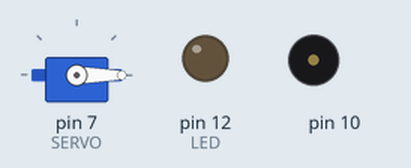
Simulated run of this sketch. Board: Arduino Uno, built with avr-gcc and run on an emulated ATmega328P. On the bench: servo, output pins drawn as LEDs (lit = HIGH), buzzer (waves = sounding). What the sketch prints to the serial monitor is not drawn.

Above: at 0.05 s.
Timing chart, 0 to 13.0 s (numbered marks = the images above):
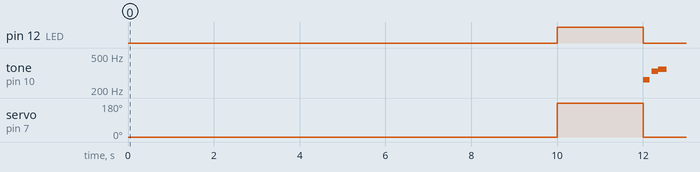

The sketch:

ServoMillisRotation.ino
```cpp
#include <Servo.h>

#define LED 12
#define SERVO 7
#define PIEZO 10

unsigned long currentTime;
unsigned long previousTime = 0;
Servo servo;


void setup() {
  Serial.begin(9600);

  pinMode(LED, OUTPUT);
  servo.attach(SERVO);
  pinMode(10,OUTPUT);

  servo.write(0); //Calibrando o Servo na posição 0 graus
}


void loop() {
  currentTime = millis();
  if(currentTime - previousTime > 10000){  // para 4 horas: 14,400,000
    previousTime = currentTime;
    Serial.print("Dispensando...   ");
    dispenser();
    som();
    Serial.println("Feito!");
  }
}


// ========= Dispenser =========

void dispenser() {
  servo.write(180);
  digitalWrite(LED, HIGH);
  delay(2000);
  servo.write(0);
  digitalWrite(LED, LOW);
}

// ========= Som ===============
void som() {
  tone(10,262,150); //DO
  delay(200);
  tone(10,330,200); //MI
  delay(150);
  tone(10,349,200); //FA
}
```

Measured:
- by itself, pin 12 (LED): alternates HIGH for 2.0 s and LOW for 8.0 s
- by itself, tone on pin 10: repeats every 10.0 s: silent 0.05 s, 330 Hz 0.15 s, 349 Hz 0.20 s, silent 9.5 s, 262 Hz 0.15 s
- by itself, servo on pin 7 (SERVO): alternates 180° for 2.0 s and 0° for 8.0 s
